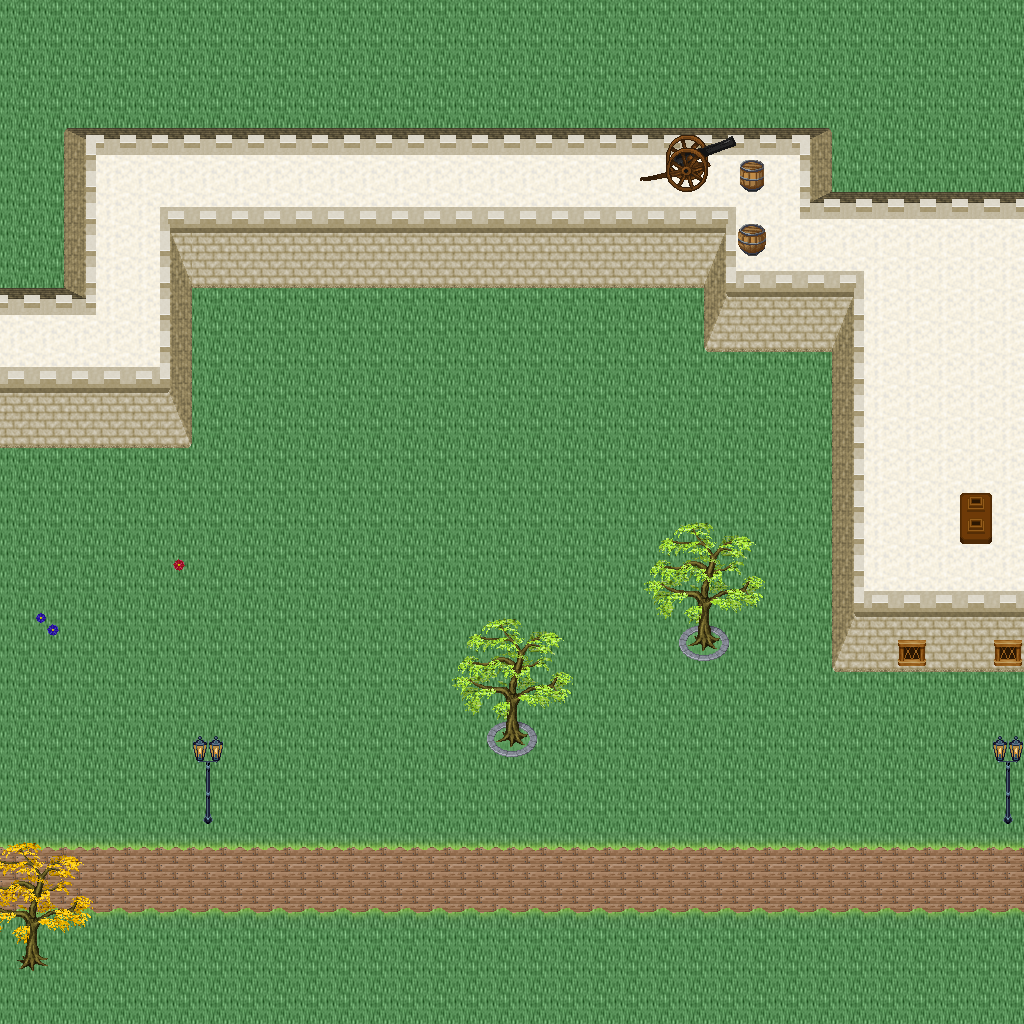

This game map was drawn from its Tiled (.tmx) file and the tilesets committed beside it. A one-line description and the trimmed map source follow:
An orthogonal 32x32 tile map with 32x32 px tiles, 5 tile layers (Ground, Objects, Objects2, Above, ...), 1 hidden layer not drawn, 55 tilesets.

<map version="1.10" tiledversion="1.11.0" orientation="orthogonal" renderorder="right-down" width="32" height="32" tilewidth="32" tileheight="32" infinite="0" nextlayerid="11" nextobjectid="1">
 <tileset firstgid="1" name="logic_collision" tilewidth="32" tileheight="32" tilecount="1" columns="1">
  <image source="../drawable/logic_collision.png" width="32" height="32" />
 </tileset>
 <tileset firstgid="2" name="ground_ground" tilewidth="32" tileheight="32" tilecount="33" columns="3">
  <image source="../drawable/ground_ground.png" width="96" height="352" />
 </tileset>
 <tileset firstgid="35" name="building_castle" tilewidth="32" tileheight="32" tilecount="320" columns="20">
  <image source="../drawable/building_castle.png" width="640" height="512" />
 </tileset>
 <tileset firstgid="355" name="item_weapon_cannon" tilewidth="32" tileheight="32" tilecount="12" columns="3">
  <image source="../drawable/item_weapon_cannon.png" width="96" height="128" />
 </tileset>
 <tileset firstgid="367" name="item_pot_barrels_1" tilewidth="32" tileheight="32" tilecount="8" columns="4">
  <image source="../drawable/item_pot_barrels_1.png" width="128" height="64" />
 </tileset>
 <tileset firstgid="375" name="building_door_door" tilewidth="32" tileheight="32" tilecount="6" columns="3">
  <image source="../drawable/building_door_door.png" width="96" height="64" />
 </tileset>
 <tileset firstgid="381" name="building_door_closed" tilewidth="32" tileheight="32" tilecount="1" columns="1">
  <image source="../drawable/building_door_closed.png" width="32" height="32" />
 </tileset>
 <tileset firstgid="382" name="building_window_window_centered" tilewidth="32" tileheight="32" tilecount="1" columns="1">
  <image source="../drawable/building_window_window_centered.png" width="32" height="32" />
 </tileset>
 <tileset firstgid="383" name="building_decoration_chimney_big" tilewidth="32" tileheight="32" tilecount="2" columns="1">
  <image source="../drawable/building_decoration_chimney_big.png" width="32" height="64" />
 </tileset>
 <tileset firstgid="385" name="ground_grass_edges" tilewidth="32" tileheight="32" tilecount="36" columns="12">
  <image source="../drawable/ground_grass_edges.png" width="384" height="96" />
 </tileset>
 <tileset firstgid="421" name="ground_grass_corners" tilewidth="32" tileheight="32" tilecount="24" columns="6">
  <image source="../drawable/ground_grass_corners.png" width="192" height="128" />
 </tileset>
 <tileset firstgid="445" name="plant_tree_fall_trees" tilewidth="32" tileheight="32" tilecount="40" columns="8">
  <image source="../drawable/plant_tree_fall_trees.png" width="256" height="160" />
 </tileset>
 <tileset firstgid="485" name="plant_tree_locust_tree" tilewidth="32" tileheight="32" tilecount="20" columns="4">
  <image source="../drawable/plant_tree_locust_tree.png" width="128" height="160" />
 </tileset>
 <tileset firstgid="505" name="furniture_chair_bench_white" tilewidth="32" tileheight="32" tilecount="8" columns="2">
  <image source="../drawable/furniture_chair_bench_white.png" width="64" height="128" />
 </tileset>
 <tileset firstgid="513" name="plant_flower_daisy_blue" tilewidth="32" tileheight="32" tilecount="8" columns="2">
  <image source="../drawable/plant_flower_daisy_blue.png" width="64" height="128" />
 </tileset>
 <tileset firstgid="521" name="plant_flower_daisy_red" tilewidth="32" tileheight="32" tilecount="8" columns="2">
  <image source="../drawable/plant_flower_daisy_red.png" width="64" height="128" />
 </tileset>
 <tileset firstgid="529" name="plant_flower_daisy_white" tilewidth="32" tileheight="32" tilecount="8" columns="2">
  <image source="../drawable/plant_flower_daisy_white.png" width="64" height="128" />
 </tileset>
 <tileset firstgid="537" name="plant_flower_daisy_yellow" tilewidth="32" tileheight="32" tilecount="8" columns="2">
  <image source="../drawable/plant_flower_daisy_yellow.png" width="64" height="128" />
 </tileset>
 <tileset firstgid="545" name="plant_flower_flower_bed_1" tilewidth="32" tileheight="32" tilecount="35" columns="7">
  <image source="../drawable/plant_flower_flower_bed_1.png" width="224" height="160" />
 </tileset>
 <tileset firstgid="580" name="plant_flower_planted_containers" tilewidth="32" tileheight="32" tilecount="16" columns="4">
  <image source="../drawable/plant_flower_planted_containers.png" width="128" height="128" />
 </tileset>
 <tileset firstgid="596" name="item_pot_pot_grey" tilewidth="32" tileheight="32" tilecount="1" columns="1">
  <image source="../drawable/item_pot_pot_grey.png" width="32" height="32" />
 </tileset>
 <tileset firstgid="597" name="item_pot_pot_burgundy" tilewidth="32" tileheight="32" tilecount="1" columns="1">
  <image source="../drawable/item_pot_pot_burgundy.png" width="32" height="32" />
 </tileset>
 <tileset firstgid="598" name="building_decoration_chimney" tilewidth="32" tileheight="32" tilecount="2" columns="1">
  <image source="../drawable/building_decoration_chimney.png" width="32" height="64" />
 </tileset>
 <tileset firstgid="600" name="furniture_light_lamp_blue" tilewidth="32" tileheight="32" tilecount="3" columns="1">
  <image source="../drawable/furniture_light_lamp_blue.png" width="32" height="96" />
 </tileset>
 <tileset firstgid="603" name="light_dim_light_7x5" tilewidth="32" tileheight="32" tilecount="35" columns="7">
  <image source="../drawable/light_dim_light_7x5.png" width="224" height="160" />
 </tileset>
 <tileset firstgid="638" name="logic_protection" tilewidth="32" tileheight="32" tilecount="2" columns="2">
  <image source="../drawable/logic_protection.png" width="64" height="32" />
 </tileset>
 <tileset firstgid="640" name="furniture_table_bazaar_table_1" tilewidth="32" tileheight="32" tilecount="4" columns="2">
  <image source="../drawable/furniture_table_bazaar_table_1.png" width="64" height="64" />
 </tileset>
 <tileset firstgid="644" name="furniture_table_bazaar_table_2" tilewidth="32" tileheight="32" tilecount="6" columns="2">
  <image source="../drawable/furniture_table_bazaar_table_2.png" width="64" height="96" />
 </tileset>
 <tileset firstgid="650" name="furniture_table_bazaar_table_3" tilewidth="32" tileheight="32" tilecount="6" columns="2">
  <image source="../drawable/furniture_table_bazaar_table_3.png" width="64" height="96" />
 </tileset>
 <tileset firstgid="656" name="furniture_table_bazaar_table_4" tilewidth="32" tileheight="32" tilecount="6" columns="2">
  <image source="../drawable/furniture_table_bazaar_table_4.png" width="64" height="96" />
 </tileset>
 <tileset firstgid="662" name="furniture_table_bazaar_table_5" tilewidth="32" tileheight="32" tilecount="6" columns="2">
  <image source="../drawable/furniture_table_bazaar_table_5.png" width="64" height="96" />
 </tileset>
 <tileset firstgid="668" name="furniture_table_flowers_on_bench2" tilewidth="32" tileheight="32" tilecount="6" columns="3">
  <image source="../drawable/furniture_table_flowers_on_bench2.png" width="96" height="64" />
 </tileset>
 <tileset firstgid="674" name="furniture_table_flowers_on_benches" tilewidth="32" tileheight="32" tilecount="10" columns="2">
  <image source="../drawable/furniture_table_flowers_on_benches.png" width="64" height="160" />
 </tileset>
 <tileset firstgid="684" name="furniture_table_vendors_table" tilewidth="32" tileheight="32" tilecount="35" columns="7">
  <image source="../drawable/furniture_table_vendors_table.png" width="224" height="160" />
 </tileset>
 <tileset firstgid="719" name="item_drink_bottles_and_cups" tilewidth="32" tileheight="32" tilecount="16" columns="4">
  <image source="../drawable/item_drink_bottles_and_cups.png" width="128" height="128" />
 </tileset>
 <tileset firstgid="735" name="item_drink_beers_and_flasks" tilewidth="32" tileheight="32" tilecount="12" columns="4">
  <image source="../drawable/item_drink_beers_and_flasks.png" width="128" height="96" />
 </tileset>
 <tileset firstgid="747" name="item_drink_casks" tilewidth="32" tileheight="32" tilecount="4" columns="2">
  <image source="../drawable/item_drink_casks.png" width="64" height="64" />
 </tileset>
 <tileset firstgid="751" name="item_food_meals_1" tilewidth="32" tileheight="32" tilecount="2" columns="2">
  <image source="../drawable/item_food_meals_1.png" width="64" height="32" />
 </tileset>
 <tileset firstgid="753" name="item_food_rustic_meals" tilewidth="32" tileheight="32" tilecount="2" columns="2">
  <image source="../drawable/item_food_rustic_meals.png" width="64" height="32" />
 </tileset>
 <tileset firstgid="755" name="item_household_food_preparation_2" tilewidth="32" tileheight="32" tilecount="4" columns="2">
  <image source="../drawable/item_household_food_preparation_2.png" width="64" height="64" />
 </tileset>
 <tileset firstgid="759" name="item_pot_barrels_2" tilewidth="32" tileheight="32" tilecount="8" columns="4">
  <image source="../drawable/item_pot_barrels_2.png" width="128" height="64" />
 </tileset>
 <tileset firstgid="767" name="item_pot_barrels_1" tilewidth="32" tileheight="32" tilecount="8" columns="4">
  <image source="../drawable/item_pot_barrels_1.png" width="128" height="64" />
 </tileset>
 <tileset firstgid="775" name="item_drink_olive_oil_vinegar" tilewidth="32" tileheight="32" tilecount="4" columns="2">
  <image source="../drawable/item_drink_olive_oil_vinegar.png" width="64" height="64" />
 </tileset>
 <tileset firstgid="779" name="ground_ground_3" tilewidth="32" tileheight="32" tilecount="5" columns="5">
  <image source="../drawable/ground_ground_3.png" width="160" height="32" />
 </tileset>
 <tileset firstgid="784" name="building_decoration_banner" tilewidth="32" tileheight="32" tilecount="12" columns="1">
  <image source="../drawable/building_decoration_banner.png" width="32" height="384" />
 </tileset>
 <tileset firstgid="796" name="building_cottage" tilewidth="32" tileheight="32" tilecount="256" columns="16">
  <image source="../drawable/building_cottage.png" width="512" height="512" />
 </tileset>
 <tileset firstgid="1052" name="building_roof_thatched_roof" tilewidth="32" tileheight="32" tilecount="256" columns="16">
  <image source="../drawable/building_roof_thatched_roof.png" width="512" height="512" />
 </tileset>
 <tileset firstgid="1308" name="building_door_doors" tilewidth="32" tileheight="32" tilecount="256" columns="16">
  <image source="../drawable/building_door_doors.png" width="512" height="512" />
 </tileset>
 <tileset firstgid="1564" name="building_window_windows" tilewidth="32" tileheight="32" tilecount="256" columns="16">
  <image source="../drawable/building_window_windows.png" width="512" height="512" />
 </tileset>
 <tileset firstgid="1820" name="logic_portal" tilewidth="32" tileheight="32" tilecount="24" columns="8">
  <image source="../drawable/logic_portal.png" width="256" height="96" />
 </tileset>
 <tileset firstgid="1844" name="plant_bush_leafy" tilewidth="32" tileheight="32" tilecount="48" columns="8">
  <image source="../drawable/plant_bush_leafy.png" width="256" height="192" />
 </tileset>
 <tileset firstgid="1892" name="plant_bushes_and_trees" tilewidth="32" tileheight="32" tilecount="144" columns="16">
  <image source="../drawable/plant_bushes_and_trees.png" width="512" height="289" />
 </tileset>
 <tileset firstgid="2036" name="plant_bush_berried" tilewidth="32" tileheight="32" tilecount="60" columns="5">
  <image source="../drawable/plant_bush_berried.png" width="160" height="384" />
 </tileset>
 <tileset firstgid="2096" name="plant_bush_fern" tilewidth="32" tileheight="32" tilecount="32" columns="8">
  <image source="../drawable/plant_bush_fern.png" width="256" height="128" />
 </tileset>
 <tileset firstgid="2128" name="plant_bush_bush_pinks" tilewidth="32" tileheight="32" tilecount="4" columns="2">
  <image source="../drawable/plant_bush_bush_pinks.png" width="64" height="64" />
 </tileset>
 <layer id="1" name="Ground" width="32" height="32">
  <data>[1024 cells, 1024 non-empty, 11 distinct tile ids]</data>
 </layer>
 <layer id="2" name="Objects" width="32" height="32">
  <data>[1024 cells, 155 non-empty, 24 distinct tile ids]</data>
 </layer>
 <layer id="3" name="Objects2" width="32" height="32">
  <data>[1024 cells, 8 non-empty, 8 distinct tile ids]</data>
 </layer>
 <layer id="4" name="Above" width="32" height="32">
  <data>[1024 cells, 48 non-empty, 30 distinct tile ids]</data>
 </layer>
 <layer id="5" name="Above2" width="32" height="32">
  <data>[1024 cells, 0 non-empty, 0 distinct tile ids]</data>
 </layer>
 <layer id="6" name="Walkable" width="32" height="32" visible="0">
  <data>[1024 cells, 260 non-empty, 1 distinct tile ids]</data>
 </layer>
 <objectgroup id="7" name="Mapevents" />
 <objectgroup id="8" name="Spawn" />
 <objectgroup id="9" name="Keys" />
 <objectgroup id="10" name="Replace" />
</map>
